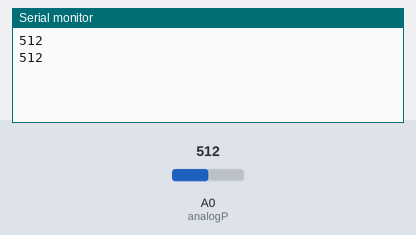
Simulated run of this sketch. Board: Arduino Uno, built with avr-gcc and run on an emulated ATmega328P. Parts: the last lines printed to the serial monitor. The inputs (shaded band) are chosen by the test bench; at power-on: A0 (analogP) = 512.

Above: at 1.6 s.
1.7 s: A0 (analogP) set to 716
At 1.7 s:
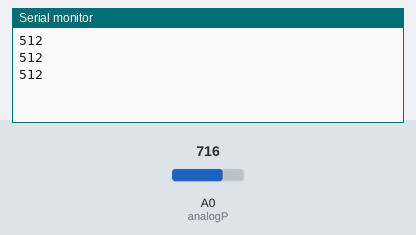
3.2 s: A0 (analogP) set to 900
At 3.9 s:
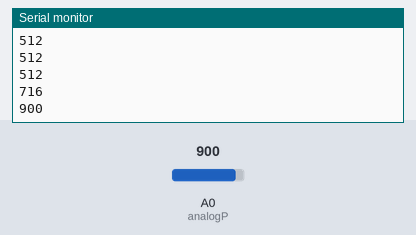
Timing chart, 0 to 6.2 s (numbered marks = the images above; inputs shaded):
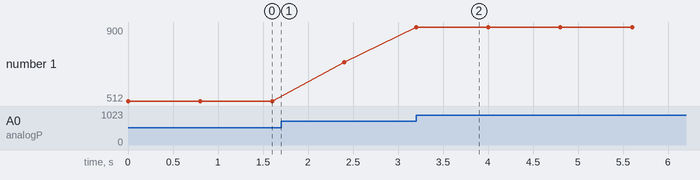

Measured:
- after the input at 3.2 s, the serial monitor: prints a new line at once (image 2)
- plotted number 1: 512 → 716 after the input at 1.7 s, 716 → 900 after the input at 3.2 s

The sketch:

sketch_mar18d.ino
```cpp
const int analogP = 0;
int wut = 0;
void setup() {
  Serial.begin(9600);

}

void loop() {
  wut = analogRead(analogP);
  Serial.println(wut);
  delay(800);

}
```
